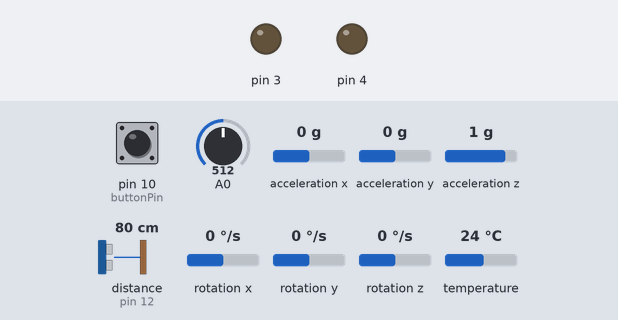
This sketch was run on a simulated Arduino Uno, built with avr-gcc and run on an emulated ATmega328P. On the bench: output pins drawn as LEDs (lit = HIGH). Wiring (inferred from the names in the program): ultrasonic range finder: trigger pin 13; echo pin 12. Inputs (shaded band) come from the test bench; at power-on: acceleration z 1 g, pin 10 (buttonPin) LOW, A0 = 512, acceleration x 0 g, acceleration y 0 g, distance to the obstacle (sensor on pin 12) 80 cm, rotation x 0 °/s, rotation y 0 °/s, rotation z 0 °/s, temperature 24 °C. The echo pulse lasts 58.3 µs per cm; pins used as bus, display or sensor lines are not drawn; what the sketch prints to the serial monitor is not drawn.

Above: at 0.1 s.
At 1.2 s:
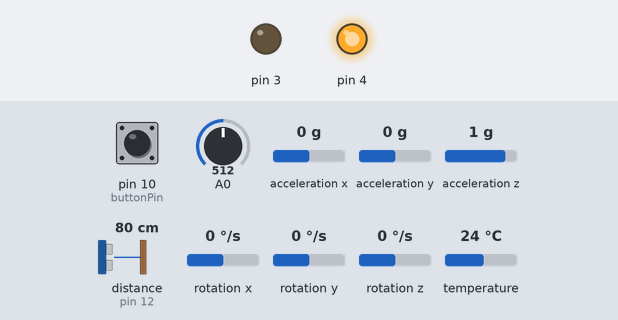
1.3 s: acceleration z set to -1.4 g
Timing chart, 0 to 4.3 s (numbered marks = the images above; inputs shaded):
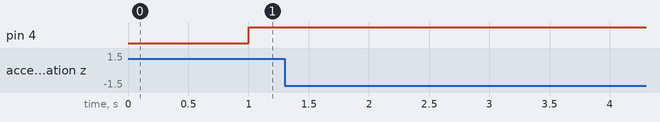

The sketch:

WriteSensorstoSerial.ino
```cpp
//ORDER
/*
Flex Short L
Flex Short R
Flex Long L
Flex Long R
Softpot L
Softpot R
Methane
FSR L
FSR R
Ultrasonic
Temp
Accel
Button
*/

// connect Multiplexer S0~S3 to Arduino D7~D4 respectively
// connect Multiplexer pin 1 to Arduino A0

// connect accelerometer 3.3V to Arduino 3.3V
// connect accelerometer GND to Arduino GND
// connect accelerometer SDA to Arduino A4 via 330 Ohm Resistor
// connect accelerometer SCL to Arduino A5 via 330 Ohm Resistor

// connect ultrasonic Echo to Arduino pin 13 Trig to Arduino pin 12
// connect ultrasonic VCC to arduino 5v GND to arduino GND

//connect button to digital pin 10

#include <Wire.h> // Must include Wire library for I2C
#include <SFE_MMA8452Q.h> // Includes the SFE_MMA8452Q library
#include <OneWire.h>
#include <DallasTemperature.h>

#define trigPin 13
#define echoPin 12
#define temperaturePin 2
#define buttonPin 10

MMA8452Q accel;
float maxAccelZ;
boolean buttonPressed = false;

int multiplexerPins = 9;
String output = "";
unsigned long previousMillis = 0;
const long interval = 1000;

OneWire oneWire(temperaturePin);
DallasTemperature sensors(&oneWire);

byte controlPins[] = {B00000000,
                  B10000000,
                  B01000000,
                  B11000000,
                  B00100000,
                  B10100000,
                  B01100000,
                  B11100000,
                  B00010000,
                  B10010000,
                  B01010000,
                  B11010000,
                  B00110000,
                  B10110000,
                  B01110000,
                  B11110000 };

// holds incoming values from 74HC4067
int muxValues[] = {0,0,0,0,0,0,0,0,0,0,0,0,0,0,0,0,};

void setup()
{
  Serial.begin(9600);
  Serial.println("start");
  maxAccelZ =0;

  DDRD = B11111100; // set PORTD (digital 7~0) to outputs
  accel.init(SCALE_8G); //sets accelerometer to measure up to 8Gs
  sensors.begin();

  pinMode(trigPin, OUTPUT);
  pinMode(echoPin, INPUT);
  pinMode(buttonPin, INPUT);
}

void loop(){


  unsigned long currentMillis = millis();
  getAccel();
  getButton();
  //Serial.println("hi");
  if (currentMillis - previousMillis >= interval){
    previousMillis = currentMillis;
    getMultiplexerData();
    getUltrasonic();
    getTemp();
    printMaxAccelZ();
    printButton();
    Serial.println(output);
    buttonPressed = false;
  }
  output = "";
}

void getAccel(){
  if (accel.available()){
    accel.read();
    if (abs(accel.cz) > maxAccelZ){
      maxAccelZ = abs(accel.cz);
    }
  }
}

void getButton(){
  if(digitalRead(buttonPin) == HIGH){
    buttonPressed = true;
  }
}

void getMultiplexerData(){
   for (int i = 0; i < multiplexerPins; i++){
    setPin(i); // choose an input pin on the 74HC4067
    muxValues[i]=analogRead(0); // read the vlaue on that pin and store in array
   }
   displayMultiplexerData();
}

void setPin(int outputPin){
// function to select pin on 74HC4067
  PORTD = controlPins[outputPin];
}

void displayMultiplexerData(){
// dumps captured data from array to serial monitor
  for (int i = 0; i < multiplexerPins; i++)
  {
    //Serial.print("input I");
    output += muxValues[i];
    output += " ";
  }
}

void getTemp(){
  sensors.requestTemperatures();
  output += sensors.getTempFByIndex(0);
  output += " ";
}

void getUltrasonic(){
  long duration;
  float distance;
  digitalWrite(trigPin, LOW);
  delayMicroseconds(2);
  digitalWrite(trigPin, HIGH);
  delayMicroseconds(10);
  digitalWrite(trigPin,LOW);
  duration = pulseIn(echoPin, HIGH);
  distance = (duration/2)/29.1;
  output += distance;
  output += " ";
}

void printButton(){
  if (buttonPressed == true){
    output += 1;
  }
  else if( buttonPressed == false){
    output += 0;
  }

  output += " ";
}
void printMaxAccelZ(){
  output += String(maxAccelZ,3);
  output += " ";
}
```
